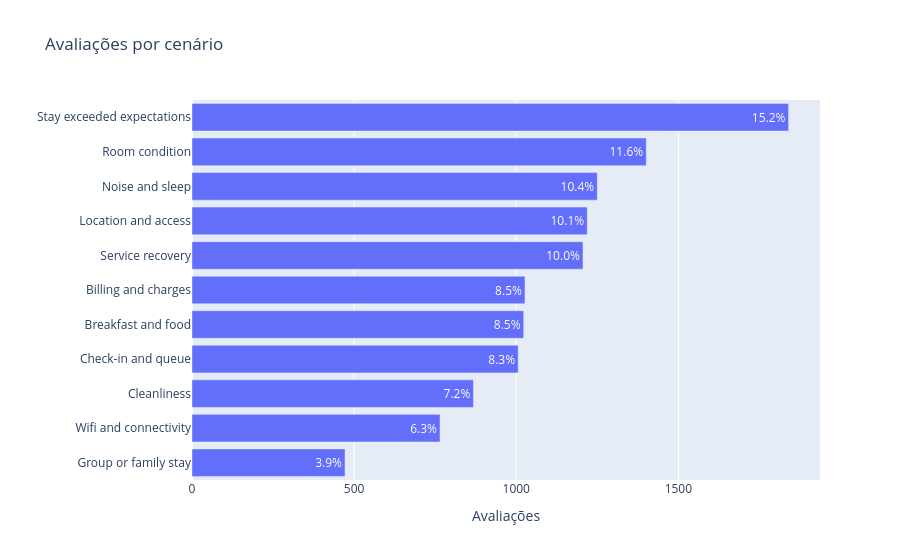

The notebook cell saved with this chart:
### Code cell
g.cenarios_dist(cenarios).show()

### Figure 1 — Plotly figure (JSON) as saved in the notebook; plotly's stock layout.template omitted (floating-point values rounded to 4 significant figures)
{"data": [{"hovertemplate": "Avaliações=%{x}<br>=%{y}<br>text=%{text}<extra></extra>", "legendgroup": "", "marker": {"color": "#636efa", "pattern": {"shape": ""}}, "name": "", "orientation": "h", "showlegend": false, "text": ["3.9%", "6.3%", "7.2%", "8.3%", "8.5%", "8.5%", "10.0%", "10.1%", "10.4%", "11.6%", "15.2%"], "textposition": "auto", "type": "bar", "x": [472, 765, 868, 1006, 1023, 1027, 1206, 1219, 1250, 1401, 1840], "xaxis": "x", "y": ["Group or family stay", "Wifi and connectivity", "Cleanliness", "Check-in and queue", "Breakfast and food", "Billing and charges", "Service recovery", "Location and access", "Noise and sleep", "Room condition", "Stay exceeded expectations"], "yaxis": "y"}], "layout": {"barmode": "relative", "legend": {"tracegroupgap": 0}, "title": {"text": "Avaliações por cenário"}, "xaxis": {"anchor": "y", "domain": [0, 1], "title": {"text": "Avaliações"}}, "yaxis": {"anchor": "x", "domain": [0, 1], "title": {"text": ""}}}}
